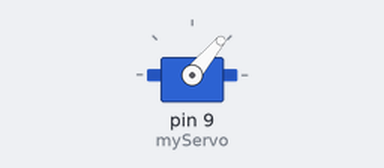
Recording of a sketch running on a simulated Arduino Uno, built with avr-gcc and run on an emulated ATmega328P. Parts: servo.

Above: at 1.05 s.
At 15.95 s:
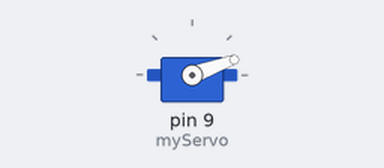
Timing chart, 0 to 20.5 s (numbered marks = the images above):
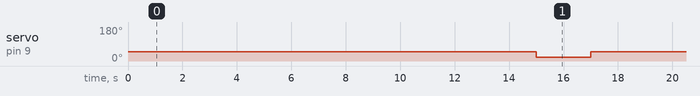

The sketch:

Servo_Control.ino
```cpp
#include <Servo.h>

Servo myServo;
int initialPosition = 50;
int targetPosition = 20;
int delayTime = 2000;
unsigned long lastMoveTime = 0;
unsigned long interval = 15000;

void setup() {
  myServo.attach(9);
  myServo.write(initialPosition);
  delay(1000);
}

void loop() {
  unsigned long currentTime = millis();
  if (currentTime - lastMoveTime >= interval) {
    moveServo();
    lastMoveTime = currentTime;
  }
}

void moveServo() {
  myServo.write(targetPosition);
  delay(delayTime);
  myServo.write(initialPosition);
  delay(delayTime);
}
```

Measured:
- by itself, servo on pin 9 (myServo): alternates 50° for 13.0 s and 20° for 2.0 s
